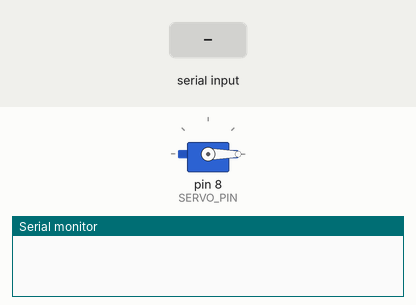
The sketch below on a simulated Arduino Uno, built with avr-gcc and run on an emulated ATmega328P. On the bench: servo, the last lines printed to the serial monitor. The inputs (shaded band) are chosen by the test bench.

Above: at 1.2 s.
1.3 s: "5\n" received over Serial
At 2.07 s:
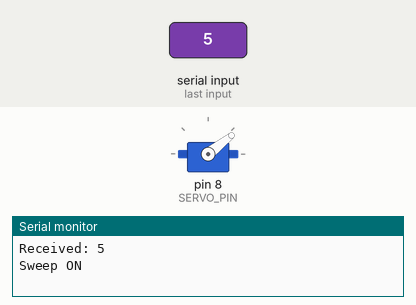
At 2.67 s:
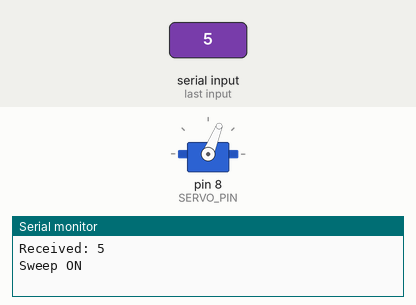
4.3 s: "90,45\n" received over Serial
At 5.0 s:
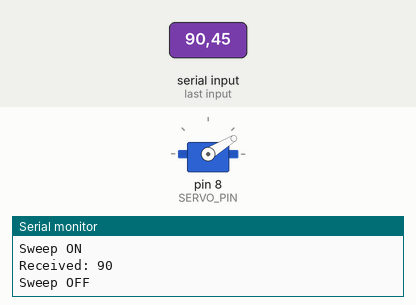
Timing chart, 0 to 7.3 s (numbered marks = the images above; inputs shaded):
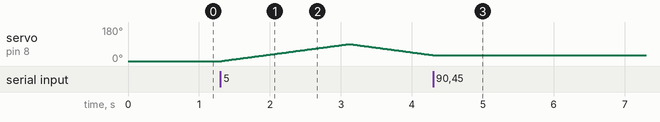

The sketch:

servo_motion.ino
```cpp
#include <Servo.h>

Servo myServo;

const int SERVO_PIN = 8;

bool sweepMode = false;
int angle = 0;
int stepDir = 1;

String input = "";  // to store full number

void setup() {
  Serial.begin(9600);
  myServo.attach(SERVO_PIN);
  myServo.write(0);
}

void loop() {

  // 🔹 Read full number from Serial
  while (Serial.available()) {
    char c = Serial.read();

    if (c == '\n') {   // end of input
      int value = input.toInt();

      Serial.print("Received: ");
      Serial.println(value);

      if (value < 10) {
        sweepMode = true;
        Serial.println("Sweep ON");
      } else {
        sweepMode = false;
        Serial.println("Sweep OFF");
      }

      input = ""; // reset
    } else {
      input += c;
    }
  }

  // 🔹 Sweep logic
  if (sweepMode) {
    myServo.write(angle);
    angle += stepDir;

    if (angle >= 90) stepDir = -1;
    if (angle <= 0)  stepDir = 1;

    delay(20);
  }
}
```

Measured:
- after the input at 1.3 s, servo on pin 8 (SERVO_PIN): rises from 0° to 90° in 1.8 s, then falls to 31° in 1.2 s
- after the input at 4.3 s, servo on pin 8 (SERVO_PIN): stops changing and stays 31°
